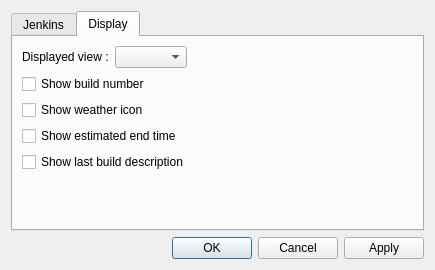
<?xml version="1.0" encoding="UTF-8"?>
<ui version="4.0">
 <class>PreferencesDialog</class>
 <widget class="QDialog" name="PreferencesDialog">
  <property name="windowModality">
   <enum>Qt::ApplicationModal</enum>
  </property>
  <property name="geometry">
   <rect>
    <x>0</x>
    <y>0</y>
    <width>435</width>
    <height>270</height>
   </rect>
  </property>
  <property name="windowTitle">
   <string>Preferences</string>
  </property>
  <layout class="QVBoxLayout" name="verticalLayout">
   <item>
    <widget class="QTabWidget" name="m_jenkinsTabWidget">
     <property name="currentIndex">
      <number>1</number>
     </property>
     <widget class="QWidget" name="m_jenkinsTabWidgetPage">
      <attribute name="title">
       <string>Jenkins</string>
      </attribute>
      <layout class="QVBoxLayout" name="verticalLayout_2">
       <property name="spacing">
        <number>9</number>
       </property>
       <item>
        <layout class="QVBoxLayout" name="verticalLayout_3">
         <property name="spacing">
          <number>0</number>
         </property>
         <item>
          <widget class="QLabel" name="m_jenkinsURLLabel">
           <property name="text">
            <string>Jenkins URL :</string>
           </property>
          </widget>
         </item>
         <item>
          <widget class="QLineEdit" name="m_jenkinsURLLineEdit">
           <property name="inputMask">
            <string/>
           </property>
           <property name="text">
            <string/>
           </property>
           <property name="placeholderText">
            <string>Enter url...</string>
           </property>
          </widget>
         </item>
        </layout>
       </item>
       <item>
        <layout class="QHBoxLayout" name="horizontalLayout_2">
         <item>
          <widget class="QLabel" name="m_updateIntervalLabel">
           <property name="text">
            <string>API Update interval (s) :</string>
           </property>
          </widget>
         </item>
         <item>
          <widget class="QLineEdit" name="m_updateIntervalLineEdit">
           <property name="sizePolicy">
            <sizepolicy hsizetype="Fixed" vsizetype="Fixed">
             <horstretch>0</horstretch>
             <verstretch>0</verstretch>
            </sizepolicy>
           </property>
           <property name="maximumSize">
            <size>
             <width>80</width>
             <height>16777215</height>
            </size>
           </property>
           <property name="maxLength">
            <number>5</number>
           </property>
          </widget>
         </item>
         <item>
          <spacer name="horizontalSpacer_2">
           <property name="orientation">
            <enum>Qt::Horizontal</enum>
           </property>
           <property name="sizeHint" stdset="0">
            <size>
             <width>40</width>
             <height>20</height>
            </size>
           </property>
          </spacer>
         </item>
        </layout>
       </item>
       <item>
        <spacer name="verticalSpacer">
         <property name="orientation">
          <enum>Qt::Vertical</enum>
         </property>
         <property name="sizeHint" stdset="0">
          <size>
           <width>20</width>
           <height>40</height>
          </size>
         </property>
        </spacer>
       </item>
      </layout>
     </widget>
     <widget class="QWidget" name="m_displayTabWidgetPage">
      <attribute name="title">
       <string>Display</string>
      </attribute>
      <layout class="QVBoxLayout" name="verticalLayout_4">
       <item>
        <layout class="QHBoxLayout" name="horizontalLayout_3">
         <item>
          <widget class="QLabel" name="m_viewDisplayLabel">
           <property name="text">
            <string>Displayed view :</string>
           </property>
          </widget>
         </item>
         <item>
          <widget class="QComboBox" name="m_viewDisplayComboBox">
           <property name="sizeAdjustPolicy">
            <enum>QComboBox::AdjustToContents</enum>
           </property>
          </widget>
         </item>
         <item>
          <spacer name="horizontalSpacer_3">
           <property name="orientation">
            <enum>Qt::Horizontal</enum>
           </property>
           <property name="sizeHint" stdset="0">
            <size>
             <width>40</width>
             <height>20</height>
            </size>
           </property>
          </spacer>
         </item>
        </layout>
       </item>
       <item>
        <widget class="QCheckBox" name="m_showBuildNumberCheckBox">
         <property name="text">
          <string>Show build number</string>
         </property>
        </widget>
       </item>
       <item>
        <widget class="QCheckBox" name="m_showWeatherCheckBox">
         <property name="text">
          <string>Show weather icon</string>
         </property>
        </widget>
       </item>
       <item>
        <widget class="QCheckBox" name="m_showEstEndTimeCheckBox">
         <property name="text">
          <string>Show estimated end time</string>
         </property>
        </widget>
       </item>
       <item>
        <widget class="QCheckBox" name="m_showLastBuildDescCheckBox">
         <property name="text">
          <string>Show last build description</string>
         </property>
        </widget>
       </item>
       <item>
        <spacer name="verticalSpacer_2">
         <property name="orientation">
          <enum>Qt::Vertical</enum>
         </property>
         <property name="sizeHint" stdset="0">
          <size>
           <width>20</width>
           <height>40</height>
          </size>
         </property>
        </spacer>
       </item>
      </layout>
     </widget>
    </widget>
   </item>
   <item>
    <layout class="QHBoxLayout" name="horizontalLayout">
     <item>
      <spacer name="horizontalSpacer">
       <property name="orientation">
        <enum>Qt::Horizontal</enum>
       </property>
       <property name="sizeHint" stdset="0">
        <size>
         <width>40</width>
         <height>20</height>
        </size>
       </property>
      </spacer>
     </item>
     <item>
      <widget class="QDialogButtonBox" name="m_buttonBox">
       <property name="orientation">
        <enum>Qt::Horizontal</enum>
       </property>
       <property name="standardButtons">
        <set>QDialogButtonBox::Apply|QDialogButtonBox::Cancel|QDialogButtonBox::Ok</set>
       </property>
      </widget>
     </item>
    </layout>
   </item>
  </layout>
 </widget>
 <resources/>
 <connections>
  <connection>
   <sender>m_buttonBox</sender>
   <signal>accepted()</signal>
   <receiver>PreferencesDialog</receiver>
   <slot>accept()</slot>
   <hints>
    <hint type="sourcelabel">
     <x>248</x>
     <y>254</y>
    </hint>
    <hint type="destinationlabel">
     <x>157</x>
     <y>274</y>
    </hint>
   </hints>
  </connection>
  <connection>
   <sender>m_buttonBox</sender>
   <signal>rejected()</signal>
   <receiver>PreferencesDialog</receiver>
   <slot>reject()</slot>
   <hints>
    <hint type="sourcelabel">
     <x>316</x>
     <y>260</y>
    </hint>
    <hint type="destinationlabel">
     <x>286</x>
     <y>274</y>
    </hint>
   </hints>
  </connection>
 </connections>
</ui>
